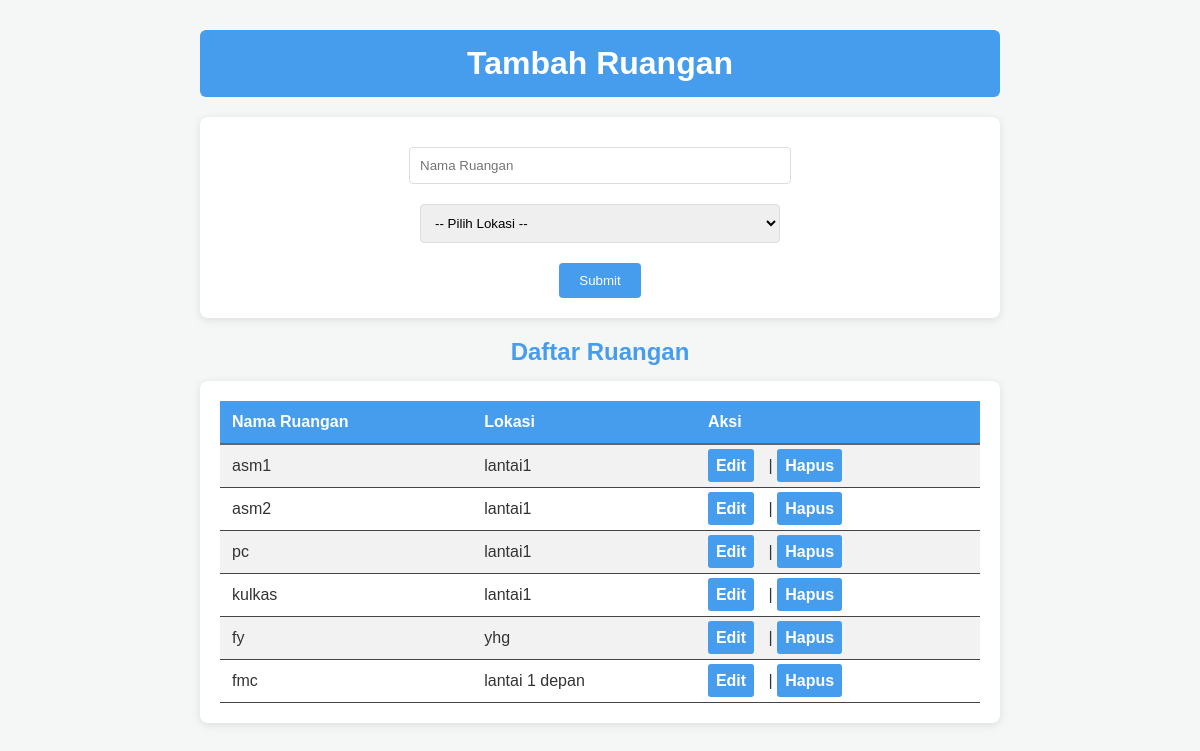
Page /ruangan.php (signed in) on the committed database.
### tables this page shows
CREATE TABLE `rooms` (
  `id` int(11) NOT NULL,
  `name` varchar(100) NOT NULL,
  `location` text DEFAULT NULL
);

### ruangan.php (the view, shortened to what this page needs)
<?php
include "config.php";
$theme = isset($_SESSION['theme']) ? $_SESSION['theme'] : 'light';
$sql_rooms = "SELECT * FROM rooms";
$result_rooms = $conn->query($sql_rooms);
?>
<!DOCTYPE html>
<html lang="id">
<head>
</head>
<body class="<?php echo $theme; ?>">
  <div class="container">
    <h1>Tambah Ruangan</h1>
    <div class="card form-card">
      <form method="post">
        <input type="text" name="name" placeholder="Nama Ruangan" required>
        <select name="location" required>
            <option value="">-- Pilih Lokasi --</option>
        </select>
        <br>
        <button type="submit">Submit</button>
      </form>
    </div>
    <h2>Daftar Ruangan</h2>
    <div class="card table-container">
      <table>
        <tr>
          <th>Nama Ruangan</th>
          <th>Lokasi</th>
          <th>Aksi</th>
        </tr>
        <?php
        if ($result_rooms->num_rows > 0) {
            while ($row = $result_rooms->fetch_assoc()) {
        ?>
        <tr>
          <td><?php echo htmlspecialchars($row['name']); ?></td>
          <td><?php echo htmlspecialchars($row['location']); ?></td>
          <td>
            <a href="edit_room.php?id=<?php echo $row['id']; ?>">Edit</a> |
            <a href="delete_room.php?id=<?php echo $row['id']; ?>" onclick="return confirm('Apakah Anda yakin ingin menghapus ruangan ini?');">Hapus</a>
          </td>
        </tr>
        <?php
            }
        } else {
            echo "<tr><td colspan='3' style='text-align: center;'>Tidak ada data ruangan.</td></tr>";
        }
        ?>
      </table>
    </div>
  </div>
</body>
</html>

### ruangan.php (style rules this page uses)
body.light { background: #f4f7f6; color: #333; }
body.light .card { background: #fff; box-shadow: 0 2px 10px rgba(0,0,0,0.1); }
body.light h1 { background-color: #469ced; color: #fff; }
body.light h2 { color: #469ced; }
body.light form button, body.light table th { background-color: #469ced; color: #fff; }
body.light a { background-color: #469ced; padding: 8px; color: white; border-radius: 3px; }
body, input, button, table, select { font-family: Arial, sans-serif; }
.container { width: 90%; max-width: 800px; margin: 30px auto; }
h1 { text-align: center; padding: 15px; border-radius: 6px; margin-bottom: 20px; }
h2 { text-align: center; margin-bottom: 15px; }
.card { border-radius: 8px; padding: 20px; margin-bottom: 20px; }
form { text-align: center; }
form input[type="text"], form select { width: calc(50% - 20px); padding: 10px; margin: 10px 5px; border: 1px solid #ddd; border-radius: 4px; }
form button { border: none; padding: 10px 20px; margin-top: 10px; border-radius: 4px; cursor: pointer; transition: background-color 0.3s; }
.table-container table { width: 100%; border-collapse: collapse; }
.table-container th, .table-container td { padding: 12px; text-align: left; border-bottom: 1px solid #444; }
.table-container th { border-bottom: 2px solid #666; }
table tr:nth-child(even) { background-color: rgba(0,0,0,0.05); }
table a { text-decoration: none; font-weight: bold; margin-right: 10px; }
table a:last-child { margin-right: 0; }

### rows in the picture
rooms: name "asm1", location "lantai1"
rooms: name "asm2", location "lantai1"
rooms: name "pc", location "lantai1"
rooms: name "kulkas", location "lantai1"
rooms: name "fy", location "yhg"
rooms: name "fmc", location "lantai 1 depan"
